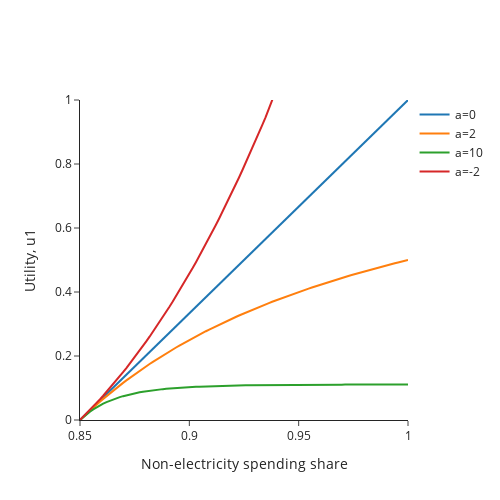

Notebook source saved alongside this figure:
### Code cell
# Plot u1
N = 100
c = np.linspace(0.85, 1, N)

# Create traces
fig = go.Figure()
fig.add_trace(go.Scatter(x=c, y=u1(alpha=0, c=c),
                    mode='lines', name='a=0'))
fig.add_trace(go.Scatter(x=c, y=u1(alpha=2, c=c),
                    mode='lines', name='a=2'))
fig.add_trace(go.Scatter(x=c, y=u1(alpha=10, c=c),
                    mode='lines', name='a=10'))
fig.add_trace(go.Scatter(x=c, y=u1(alpha=-2, c=c),
                    mode='lines', name='a=-2'))
fig.update_layout(template="simple_white")
fig.update_layout(
    width = 500,
    height = 500,
    xaxis_title="Non-electricity spending share",
    yaxis_title="Utility, u1",
    yaxis_range=[0,1]
)

fig.show()
# fig.write_image("graphs/f1.png", scale=8)
